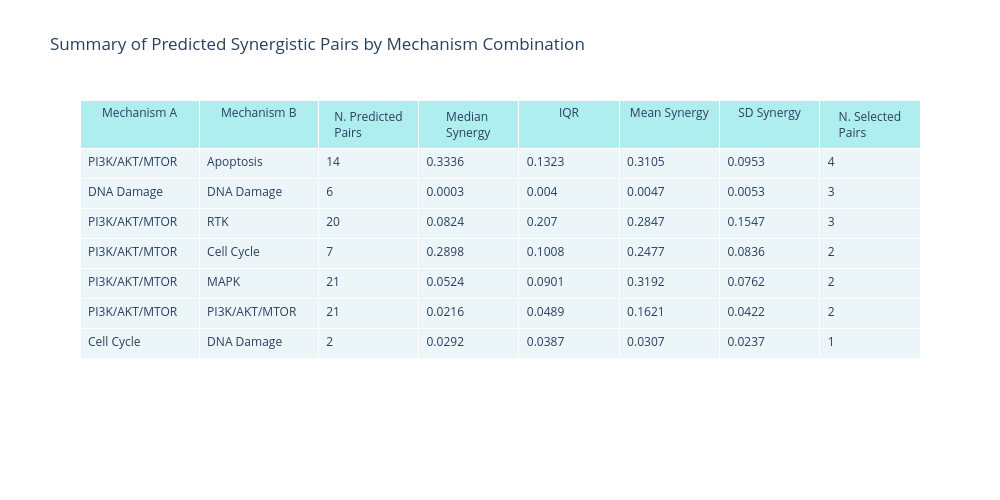

Notebook code for this chart:
### Code cell
# Plot summary table by mechanism combinations using plotly

# Filter mechanism_summary byt combinations with at least one predicted pair
mechanism_summary_filtered = mechanism_summary[mechanism_summary['n_selected_pairs'] > 0].reset_index(drop=True)

# Sort by number of selected pairs descending
mechanism_summary_filtered = mechanism_summary_filtered.sort_values(by='n_selected_pairs', ascending=False).reset_index(drop=True)

# Column renaming for better display
mechanism_summary_filtered = mechanism_summary_filtered.rename(columns={
    'moa_A': 'Mechanism A',
    'moa_B': 'Mechanism B',
    'n_predicted_pairs': 'N. Predicted Pairs',
    'median': 'Median Synergy',
    'iqr': 'IQR',
    'mean': 'Mean Synergy',
    'std': 'SD Synergy',
    'n_selected_pairs': 'N. Selected Pairs'
})

fig3 = go.Figure(data=[go.Table(
    header=dict(values=list(mechanism_summary_filtered.columns),
                fill_color='paleturquoise',
                align='center',
                ),
    cells=dict(values=[mechanism_summary_filtered[col] for col in mechanism_summary_filtered.columns],
               fill_color="#ecf5f7",
               align='left'))
])

# Adjust the widths of the columns for better readability
fig3.update_traces(cells=dict(height=30),
                   columnwidth=[95, 95, 80, 80, 80, 80, 80, 80])

fig3.update_layout(title="Summary of Predicted Synergistic Pairs by Mechanism Combination",
                   height=500,
                   width=1000)
fig3.show()
# fig3.write_html(supplementary_files_path + 'summary_of_predicted_pairs_by_mechanism.html', auto_open=True)

### Figure 1 — Plotly figure (JSON) as saved in the notebook; plotly's stock layout.template omitted (floating-point values rounded to 4 significant figures)
{"data": [{"cells": {"align": "left", "fill": {"color": "#ecf5f7"}, "height": 30, "values": [["PI3K/AKT/MTOR", "DNA Damage", "PI3K/AKT/MTOR", "PI3K/AKT/MTOR", "PI3K/AKT/MTOR", "PI3K/AKT/MTOR", "Cell Cycle"], ["Apoptosis", "DNA Damage", "RTK", "Cell Cycle", "MAPK", "PI3K/AKT/MTOR", "DNA Damage"], [14, 6, 20, 7, 21, 21, 2], [0.3336, 0.0003, 0.0824, 0.2898, 0.0524, 0.0216, 0.0292], [0.1323, 0.004, 0.207, 0.1008, 0.0901, 0.0489, 0.0387], [0.3105, 0.0047, 0.2847, 0.2477, 0.3192, 0.1621, 0.0307], [0.0953, 0.0053, 0.1547, 0.0836, 0.0762, 0.0422, 0.0237], [4, 3, 3, 2, 2, 2, 1]]}, "columnwidth": [95, 95, 80, 80, 80, 80, 80, 80], "header": {"align": "center", "fill": {"color": "paleturquoise"}, "values": ["Mechanism A", "Mechanism B", "N. Predicted Pairs", "Median Synergy", "IQR", "Mean Synergy", "SD Synergy", "N. Selected Pairs"]}, "type": "table"}], "layout": {"height": 500, "title": {"text": "Summary of Predicted Synergistic Pairs by Mechanism Combination"}, "width": 1000}}
